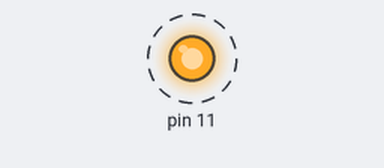
A sketch run on a simulated Arduino Uno, built with avr-gcc and run on an emulated ATmega328P. Shown: output pins drawn as LEDs (lit = HIGH). Dashed ring = blinking.

Above: at 0.5 s.
Timing chart, 0 to 3.5 s (numbered marks = the images above):
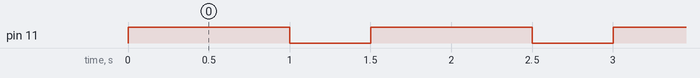

The sketch:

SoftSerial_test.ino
```cpp
#include <SoftwareSerial.h>
///송신부
#define TX 6
#define RX 7

SoftwareSerial soft_Serial(TX,RX); // 객체를 생성하는 코드


void setup() {
  soft_Serial.begin(9600); //TX 6, RX 7. Serial을 시작함.
  pinMode(11,OUTPUT);
}

void loop() {

  soft_Serial.print(1);
  digitalWrite(11,HIGH);
  delay(1000);
  digitalWrite(11,LOW);
  delay(500);

  soft_Serial.print(2);
  digitalWrite(11,HIGH);
  delay(1000);
  digitalWrite(11,LOW);
  delay(500);

}
```

Measured:
- by itself, pin 11: alternates HIGH for 1.0 s and LOW for 0.50 s
